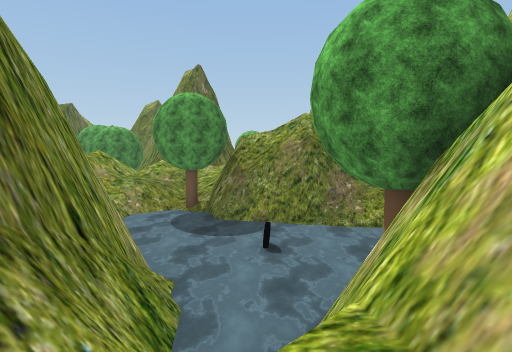
view 1 (above)

24 first-person views from a walk through a Unity game level. The camera is 1.5 m above the floor, tilts 4° down and sees 80° across. The floor is counted in squares, 2 m on a side. Each view is taken from the middle of a square. On the plan, view 1 faces up. The plan holds only what a view shows up to about 10 squares ahead; the rest is blank. The place goes on beyond the plan. Some trees and plants on the terrain are drawn as simple stand-ins. The player character is not drawn. Some surface patterns are stand-ins.

view 2
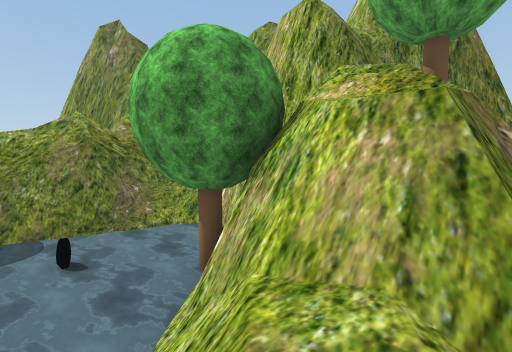

view 3
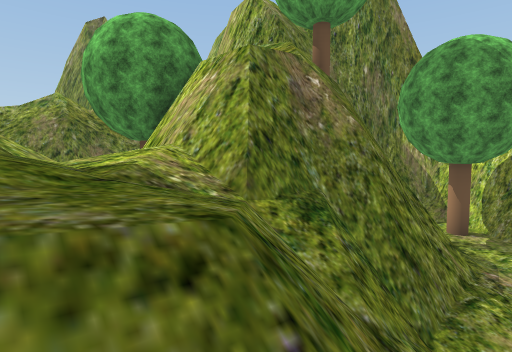

view 4
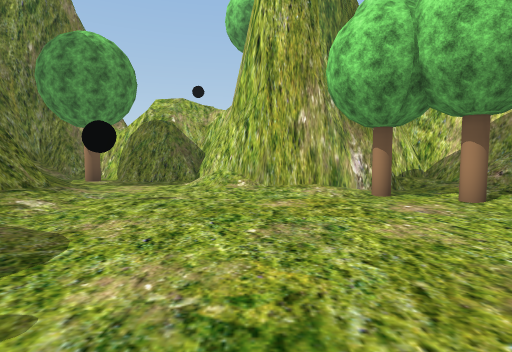

view 5
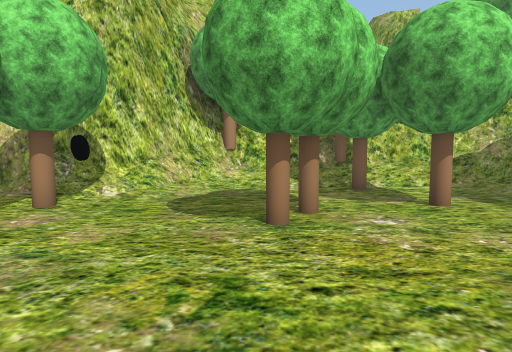

view 6
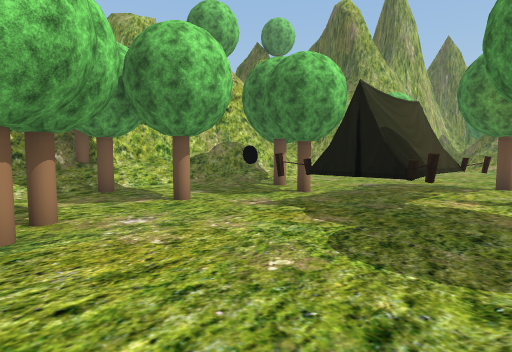

view 7
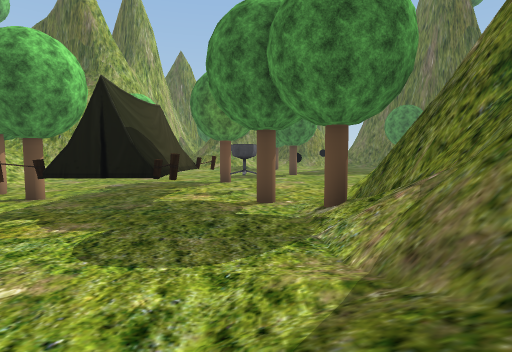

view 8
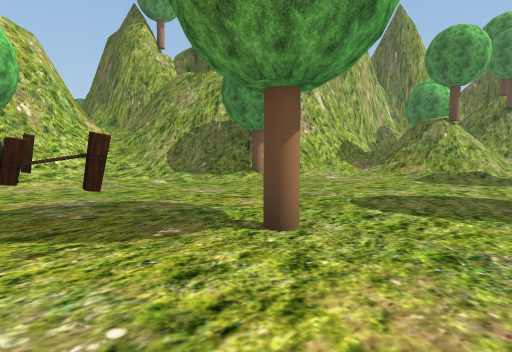

view 9
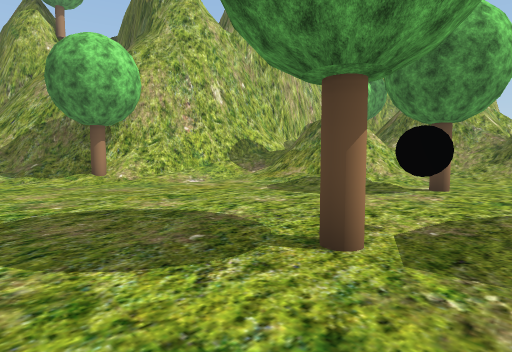

view 10
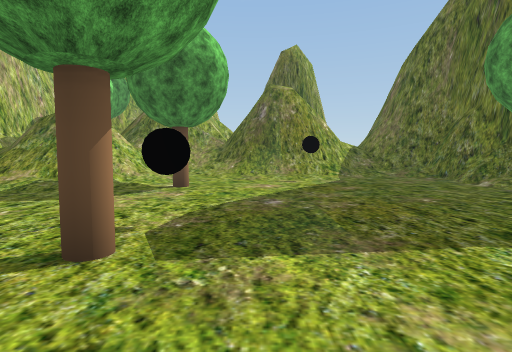

view 11
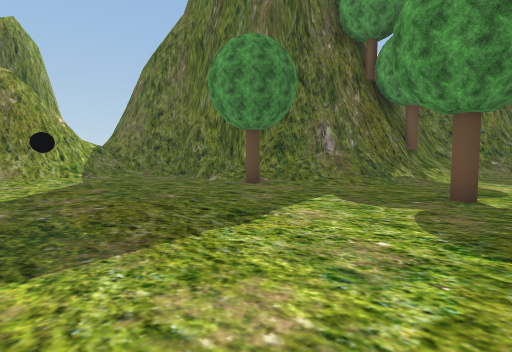

view 12
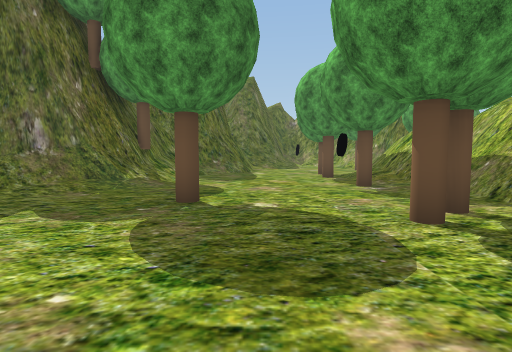

view 13
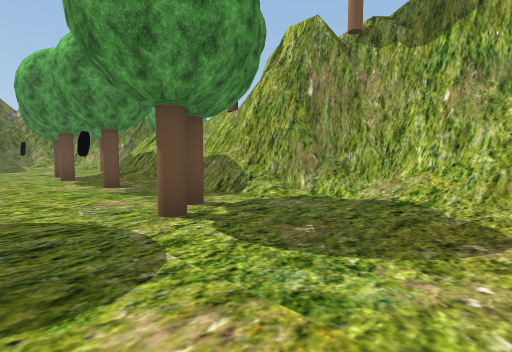

view 14
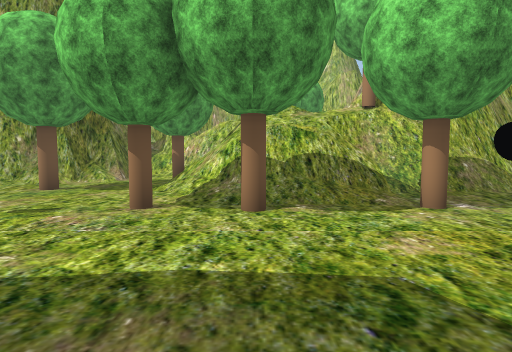

view 15
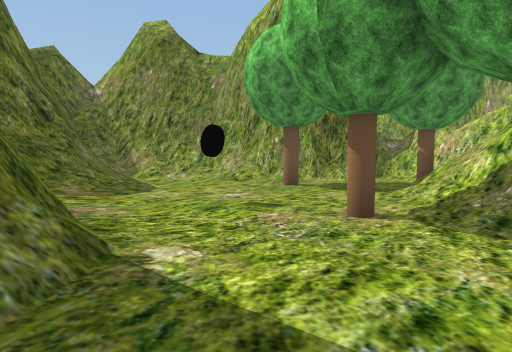

view 16
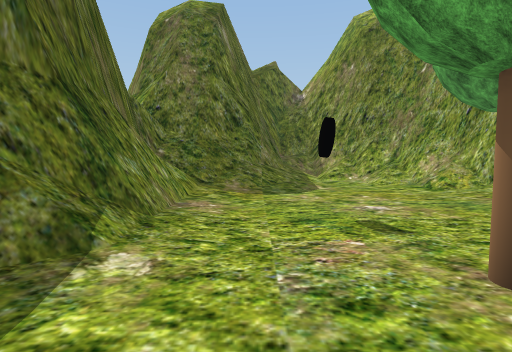

view 17
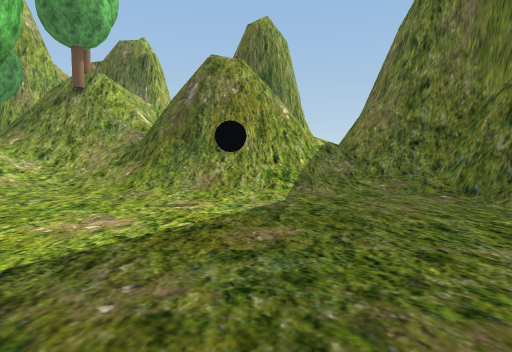

view 18
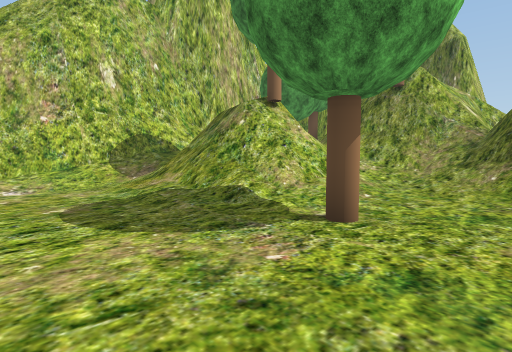

view 19
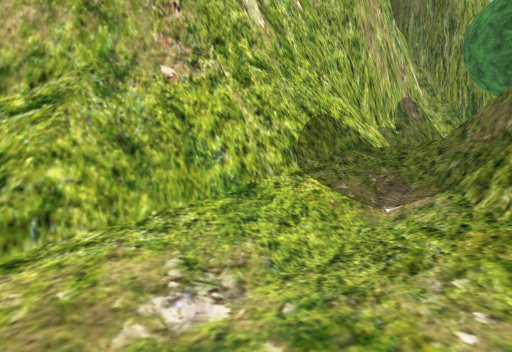

view 20
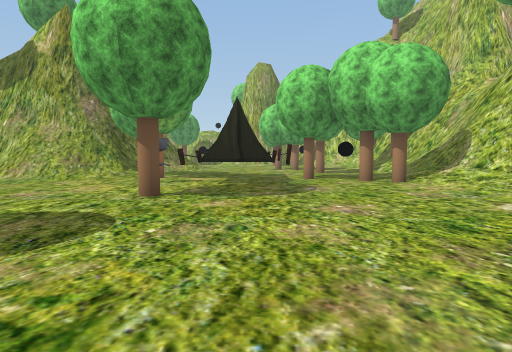

view 21
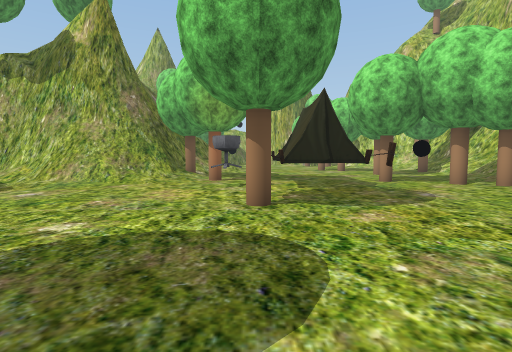

view 22
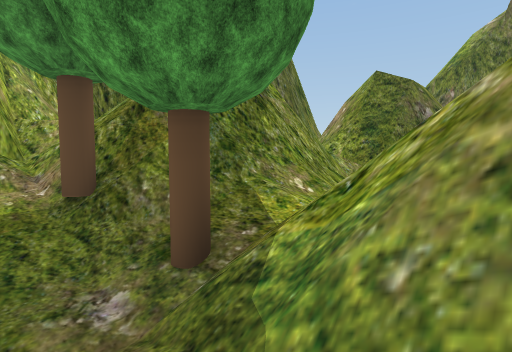

view 23
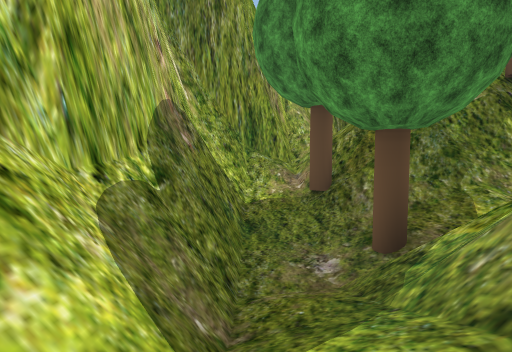

view 24
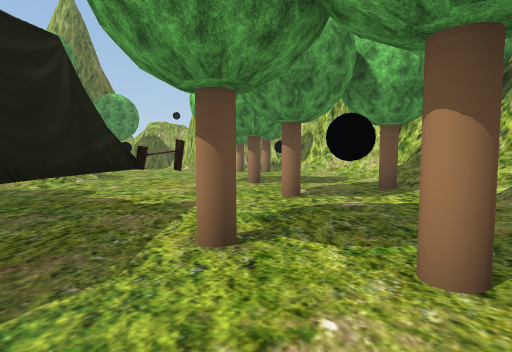

### Floor plan
Key: @ floor where view 1 was taken; # wall or solid block; x gap in a wall; . main floor; : floor 0.25 m higher than the main floor; + floor 3 m higher than the main floor; * floor 3.25 m higher than the main floor; % floor 4 m higher than the main floor; / step, stairs or slope; = window, fence, low wall or low ledge; ≈ water the walk keeps out of; ^ raised ledge; v drop or lower ground; T tree; E tent; O other object.
Columns run from 29 left of view 1 to 8 right of it. Each row starts with its distance up from view 1.
 21                  ####
 20                  #//##
 19                ###/:/##
 18                ##//../##
 17                #/...../##
 16                #/....T./#
 15                #/......../
 14                #/.......:/
 13                #...T.//T #/
 12               /:....///  =/
 11             ##:...T:////
 10             #T...../=///=*//#
  9             #/.....:///%//≈T##
  8           ###/.....T/#T## ≈≈#####
  7         ####/......./###  ≈≈≈≈≈###
  6      ####/T:...T..../##   ≈≈≈≈≈≈≈#
  5   ####/:...........T/##     ≈≈  ≈#
  4    ///:...........T../#    #≈≈TT
  3    ##=/............../#    ##≈T#
  2     ##/............../##    #v##    ##
  1  =####/............../=#    #v##    /#
  0  ####//..............//##   /@###  :.#
 -1 #+##//:.......T......//#### +/###/.T##
 -2 #/////:..T............:T//= / :::...#
 -3 ####////:...........O.T...////......#
 -4   ##//=///........TE...E........../##
 -5   #// Tv=/..........E###.........:##
 -6  #^///////..........####.........:#
 -7 ##T/T=x=//.........E...E....T....T#
 -8 #////////////:........T....T....T.##
 -9 #############T/:.....T...T......///#
-10            ####//.::T:........:/####
-11               ##//=###//:T:::/###
-12               ##/###############
-13                # ##    #######

Where each view was taken, in squares from view 1:
view 1: 0 up, 0 right, facing up
view 2: 0 up, 1 left, facing up-right
view 3: 2 down, 1 left, facing up-right
view 4: 5 down, 2 left, facing right
view 5: 3 down, 1 left, facing down
view 6: 3 down, 1 left, facing down-left
view 7: 3 down, 1 left, facing left
view 8: 2 down, 9 left, facing down-left
view 9: 0 up, 13 left, facing down-left
view 10: 0 up, 13 left, facing left
view 11: 0 up, 13 left, facing up-left
view 12: 1 up, 13 left, facing up
view 13: 1 up, 13 left, facing up-right
view 14: 11 up, 15 left, facing right
view 15: 11 up, 14 left, facing up-right
view 16: 11 up, 12 left, facing up
view 17: 2 up, 17 left, facing left
view 18: 0 up, 17 left, facing down-left
view 19: 6 down, 17 left, facing down-left
view 20: 6 down, 17 left, facing right
view 21: 4 down, 16 left, facing right
view 22: 8 down, 23 left, facing up-left
view 23: 8 down, 22 left, facing left
view 24: 8 down, 10 left, facing right
